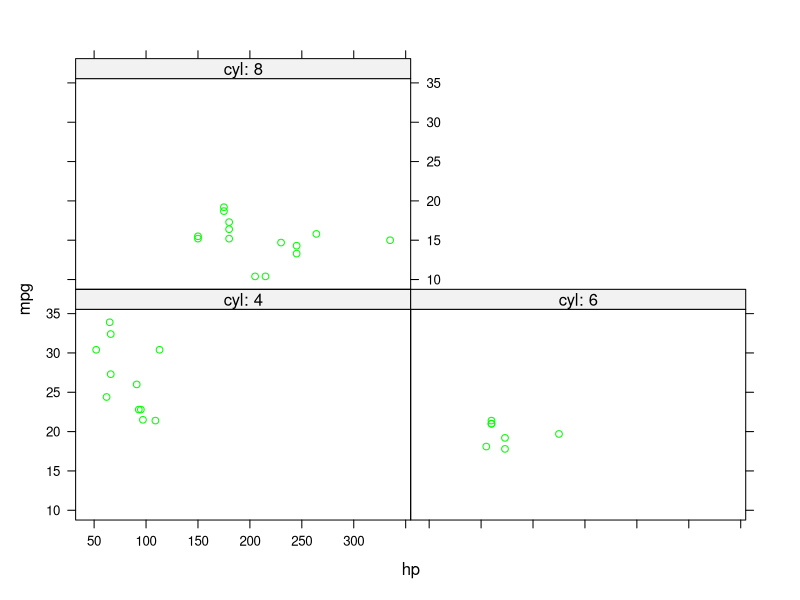

Here is the R script that generated this plot:
# author: NF
# project: github tutorial
# ---

# script purpose: make mtcars plots
# ---

# load libraries:
  library(lattice)
# ---

# load data:
  data <- mtcars #dataset to play with
# --
  
# Figure description: miles per gallon by horse power per number of cylinders:
# ---

  xyplot(mpg ~ hp | factor(paste('cyl:',cyl)),
         data = mtcars,
         col = "green")

# --- end-of-script --- 
